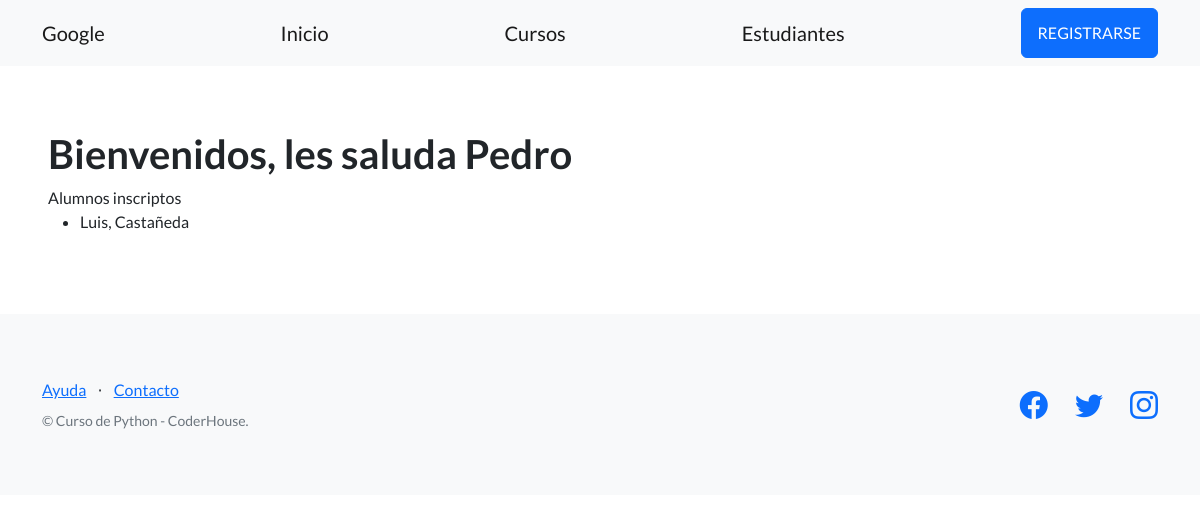
Before: /estudios/estudiantes/ with the older database file.
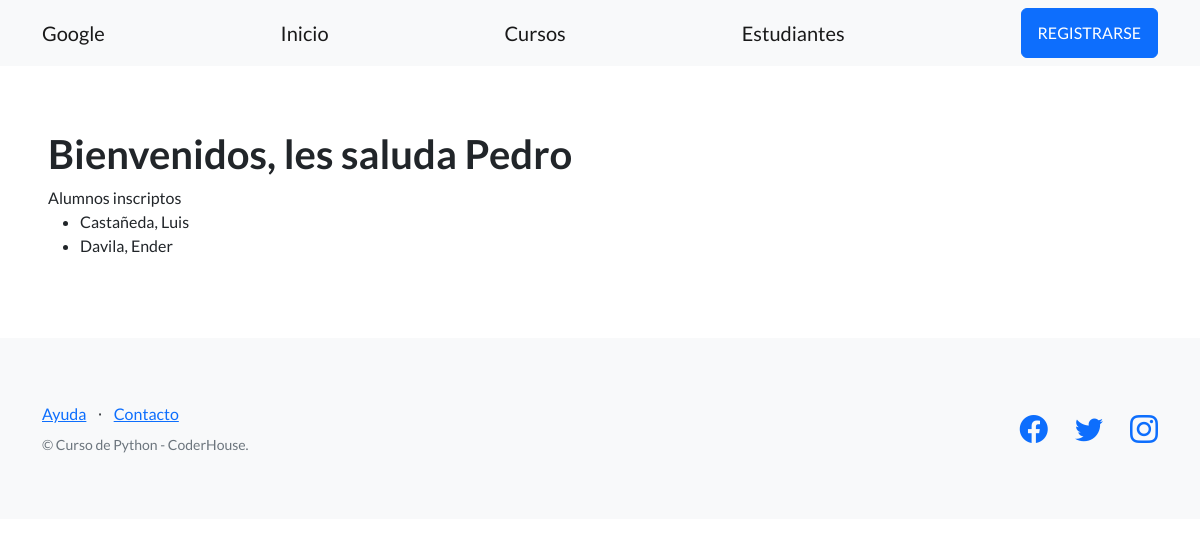
After: the same page with the newer database file.
### control_estudios/models.py (models this page shows, shortened)
class Estudiante(models.Model):
    apellido = models.CharField(max_length=256)
    nombre = models.CharField(max_length=256)
    email = models.EmailField(blank=True)
    telefono = models.CharField(max_length=20, blank=True)
    dni = models.CharField(max_length=32)
    fecha_nacimiento = models.DateField(null=True)

### control_estudios/views.py (the view)
# urls.py: path("estudiantes/", listar_estudiantes, name="lista_estudiantes"),
def listar_estudiantes(request):
    contexto = {
        "profesor": "Pedro",
        "estudiantes": Estudiante.objects.all(),
    }
    http_response = render(
        request=request,
        template_name='control_estudios/lista_estudiantes.html',
        context=contexto,
    )
    return http_response

### control_estudios/templates/control_estudios/lista_estudiantes.html (shortened to what this page needs)
{% extends "base.html" %}
{% block contenido %}
<h1>
  Bienvenidos, les saluda {{ profesor }}
</h1>
</h3>Alumnos inscriptos</h3>
<ul>
{% for estudiante in estudiantes %}
  <li>
    {{ estudiante.apellido}}, {{ estudiante.nombre}}
  </li>
{% endfor %}
</ul>
{% endblock contenido %}

### sistema_coder/templates/base.html (shortened to what this page needs)
{% load static %}
<!DOCTYPE html>
<html lang="en">
    <head>
        <link href="https://cdn.jsdelivr.net/npm/bootstrap-icons@1.5.0/font/bootstrap-icons.css" rel="stylesheet" type="text/css" />
        <link href="{% static 'css/styles.css' %}" rel="stylesheet" />
    </head>
    <body>
        <nav class="navbar navbar-light bg-light static-top">
            <div class="container">
                <a class="navbar-brand" href="https://www.google.com">Google</a>
                <a class="navbar-brand" href="{% url 'inicio' %}">Inicio</a>
                <a class="navbar-brand" href="{% url 'lista_cursos' %}">Cursos</a>
                <a class="navbar-brand" href="{% url 'lista_estudiantes' %}">Estudiantes</a>
                <a class="btn btn-primary" href="#">REGISTRARSE</a>
            </div>
        </nav>
        <section style="padding:4rem 3rem;">
            {% block contenido %}
            {% endblock contenido %}
        </section>
        <footer class="footer bg-light">
            <div class="container">
                <div class="row">
                    <div class="col-lg-6 h-100 text-center text-lg-start my-auto">
                        <ul class="list-inline mb-2">
                            <li class="list-inline-item"><a href="#!">Ayuda</a></li>
                            <li class="list-inline-item">⋅</li>
                            <li class="list-inline-item"><a href="#!">Contacto</a></li>
                        </ul>
                        <p class="text-muted small mb-4 mb-lg-0">&copy; Curso de Python - CoderHouse.</p>
                    </div>
                    <div class="col-lg-6 h-100 text-center text-lg-end my-auto">
                        <ul class="list-inline mb-0">
                            <li class="list-inline-item me-4">
                                <a href="#!"><i class="bi-facebook fs-3"></i></a>
                            </li>
                            <li class="list-inline-item me-4">
                                <a href="#!"><i class="bi-twitter fs-3"></i></a>
                            </li>
                            <li class="list-inline-item">
                                <a href="https://www.instagram.com/espndeportes/?hl=es"><i class="bi-instagram fs-3"></i></a>
                            </li>
                        </ul>
                    </div>
                </div>
            </div>
        </footer>
    </body>
</html>

Changed rows visible on the page:
changed Estudiante "Castañeda": apellido "Luis" → "Castañeda"; nombre "Castañeda" → "Luis"
added Estudiante: apellido "Davila", nombre "Ender"
